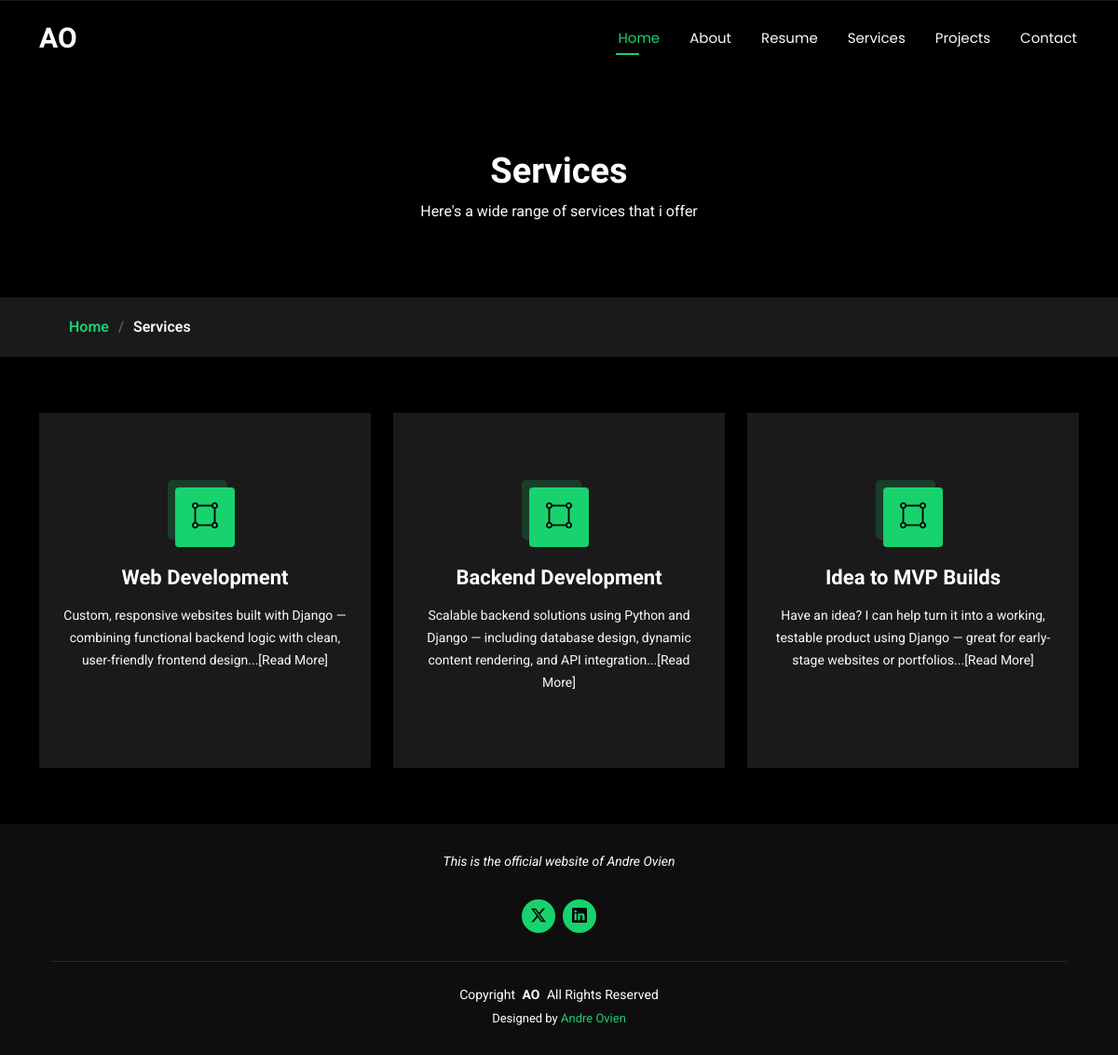
The app's page /service/ with its own data.
### index/models.py (models this page shows, shortened)
class Service(models.Model):
    title = models.CharField(max_length=20)
    description = models.TextField()

### index/views.py (the view)
# urls.py: path('service/',views.Service.as_view(),name="service"),
class Service(ListView):
    model = Service
    template_name = "index/service.html"
    context_object_name = "services"

### templates/index/service.html (shortened to what this page needs)
{% extends "base.html" %}
{% block body %}
    <div class="page-title" data-aos="fade">
      <div class="heading">
        <div class="container">
          <div class="row d-flex justify-content-center text-center">
            <div class="col-lg-8">
              <h1>Services</h1>
              <p class="mb-0">Here's a wide range of services that i offer</p>
            </div>
          </div>
        </div>
      </div>
      <nav class="breadcrumbs">
        <div class="container">
          <ol>
            <li><a href="{% url 'home' %}">Home</a></li>
            <li class="current">Services</li>
          </ol>
        </div>
      </nav>
    </div>
    <section id="services" class="services section">
      <div class="container">
        <div class="row gy-4">
            {% for service in services %}
          <div class="col-lg-4 col-md-6" data-aos="fade-up" data-aos-delay="100">
            <div class="service-item  position-relative">
              <div class="icon">
                <i class="bi bi-bounding-box-circles"></i>
              </div>
              <a href="{% url 'service-details' pk=service.pk %}" class="stretched-link">
                <h3>{{ service.title }}</h3>
              </a>
              <p>{{ service.description }}..[Read More]</p>
            </div>
          </div>
            {% endfor %}
        </div>
      </div>
    </section>
{% endblock %}

### static/css/main.css (style rules this page uses)
:root { --default-font: "Roboto", system-ui, -apple-system, "Segoe UI", Roboto, "Helvetica Neue", Arial, "Noto Sans", "Liberation Sans", sans-serif, "Apple Color Emoji", "Segoe UI Emoji", "Segoe UI Symbol", "Noto Color Emoji"; --heading-font: "Raleway", sans-serif; --nav-font: "Poppins", sans-serif; }
:root { --background-color: #000000; --default-color: #fafafa; --heading-color: #ffffff; --accent-color: #18d26e; --surface-color: #1a1a1a; --contrast-color: #000000; }
:root { --nav-color: #fafafa; --nav-hover-color: #18d26e; --nav-mobile-background-color: #1a1a1a; --nav-dropdown-background-color: #1a1a1a; --nav-dropdown-color: #fafafa; --nav-dropdown-hover-color: #18d26e; }
:root { scroll-behavior: smooth; }
body { color: var(--default-color); background-color: var(--background-color); font-family: var(--default-font); }
a { color: var(--accent-color); text-decoration: none; transition: 0.3s; }
h1, h2, h3, h4, h5, h6 { color: var(--heading-color); font-family: var(--heading-font); }
.page-title { color: var(--default-color); background-color: var(--background-color); position: relative; }
.page-title .heading { padding: 160px 0 80px 0; border-top: 1px solid color-mix(in srgb, var(--default-color), transparent 90%); }
.page-title .heading h1 { font-size: 38px; font-weight: 700; }
.page-title nav { background-color: color-mix(in srgb, var(--default-color), transparent 90%); padding: 20px 0; }
.page-title nav ol { display: flex; flex-wrap: wrap; list-style: none; margin: 0; font-size: 16px; font-weight: 600; }
.page-title nav ol li+li { padding-left: 10px; }
.page-title nav ol li+li::before { content: "/"; display: inline-block; padding-right: 10px; color: color-mix(in srgb, var(--default-color), transparent 70%); }
section, .section { color: var(--default-color); background-color: var(--background-color); padding: 60px 0; scroll-margin-top: 100px; overflow: clip; }
.services .service-item { background-color: var(--surface-color); text-align: center; padding: 80px 20px; transition: all ease-in-out 0.3s; height: 100%; }
.services .service-item .icon { margin: 0 auto; width: 64px; height: 64px; background: var(--accent-color); border-radius: 4px; display: flex; align-items: center; justify-content: center; margin-bottom: 20px; transition: 0.3s; transform-style: preserve-3d; }
.services .service-item .icon i { color: var(--contrast-color); font-size: 28px; transition: ease-in-out 0.3s; }
.services .service-item .icon::before { position: absolute; content: ""; left: -8px; top: -8px; height: 100%; width: 100%; background: color-mix(in srgb, var(--accent-color), transparent 80%); border-radius: 5px; transition: all 0.3s ease-out 0s; transform: translateZ(-1px); }
.services .service-item h3 { font-weight: 700; margin: 10px 0 15px 0; font-size: 22px; }
.services .service-item p { line-height: 24px; font-size: 14px; margin-bottom: 0; }

### records on screen
Service: title "Web Development", description "Custom, responsive websites built with Django — combining functional backend logic with clean, user-friendly frontend design."
Service: title "Backend Development", description "Scalable backend solutions using Python and Django — including database design, dynamic content rendering, and API integration."
Service: title "Idea to MVP Builds", description "Have an idea? I can help turn it into a working, testable product using Django — great for early-stage websites or portfolios."
